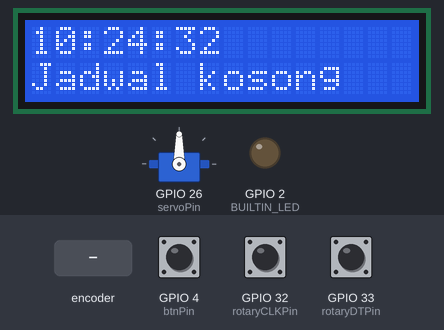
This program was run on a simulated ESP32. Parts: servo, 16×2 character LCD, output pins drawn as LEDs (lit = HIGH). The inputs (shaded band) are chosen by the test bench; at power-on: GPIO 4 (btnPin) HIGH, GPIO 32 (rotaryCLKPin) HIGH, GPIO 33 (rotaryDTPin) HIGH. WiFi joins after 1.5 s; servers stay silent unless stated; the local clock reads 2024-03-15 10:24:30 at power-on unless the program sets it; EEPROM starts erased; what the program prints to the serial monitor is not drawn.

Above: at 2.7 s.
2.8 s: GPIO 4 (btnPin) pulled LOW for 0.15 s
At 3.8 s:
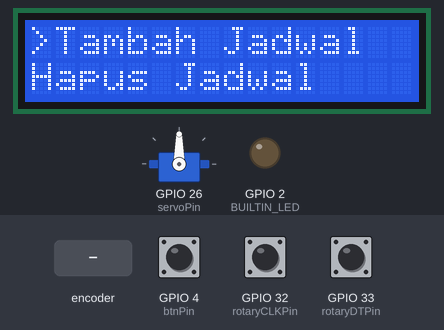
4.4 s: rotary encoder on GPIO 32 (rotaryCLKPin) / GPIO 33 (rotaryDTPin) turned 2 steps (second pin leading)
At 5.9 s:
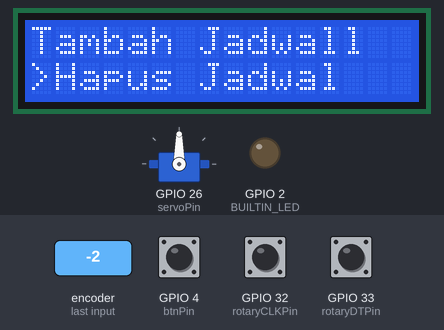
6.3 s: rotary encoder on GPIO 32 (rotaryCLKPin) / GPIO 33 (rotaryDTPin) turned 1 step (first pin leading)
At 7.6 s:
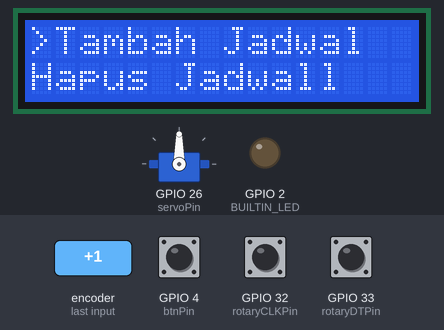
8.0 s: GPIO 4 (btnPin) pulled LOW for 1 s
At 8.9 s:
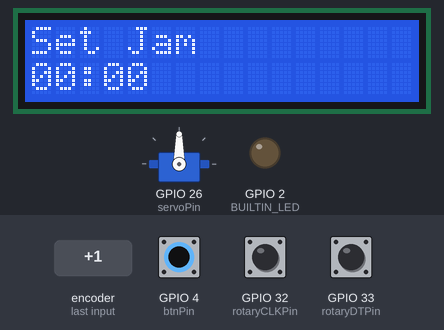
10.5 s: GPIO 4 (btnPin) pulled LOW for 0.15 s
At 11.2 s:
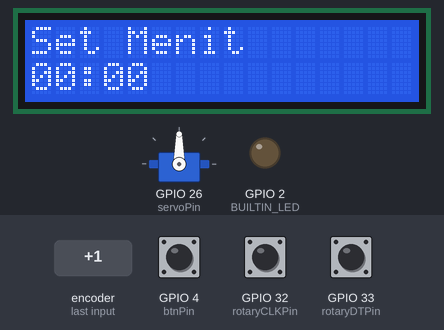
12.1 s: GPIO 4 (btnPin) pulled LOW for 3.2 s
At 13.8 s:
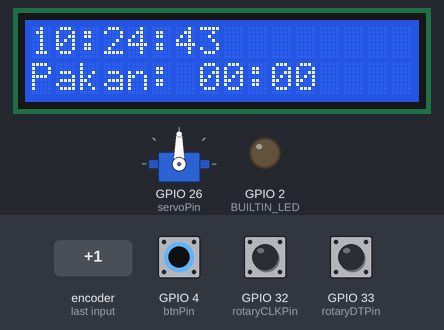
Timing chart, 0 to 15.3 s (numbered marks = the images above; inputs shaded):
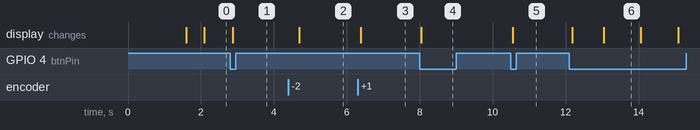

Measured:
- after the input at 2.8 s, the display: changes after 0.07 s (image 1)
- after the input at 4.4 s, the display: changes after 0.30 s (image 2)
- after the input at 6.3 s, the display: changes after 0.08 s (image 3)
- after the input at 8.0 s, the display: changes at once (image 4)
- after the input at 10.5 s, the display: changes after 0.05 s (image 5)
- after the input at 12.1 s, the display: first changes after 0.09 s (image 6 shows a later state)
- what the display in image 6 shows lasts 1.1 s, from 13.0 s to 14.1 s

The program:

main.cpp
```cpp
#include <Arduino.h>
#include <WifiCon.h>
#include <ESP32Servo.h>
#include <time.h>
#include <Wire.h>
#include <LiquidCrystal_I2C.h>
#include "Data.h"
#include "HttpCon.h"

enum DisplayState
{
    STATE_DEFAULT,
    STATE_MENU,
    STATE_ADD_HOUR,
    STATE_ADD_MINUTE,
    STATE_DELETE
};

const int btnPin = 4;
const int servoPin = 26;
const int lcdSDAPin = 21;
const int lcdSCLPin = 22;
const int rotarySWPin = 25;
const int rotaryDTPin = 33;
const int rotaryCLKPin = 32;
volatile bool buttonPressed = false;
volatile unsigned long lastInterrupt = 0;

volatile DisplayState currentState = STATE_DEFAULT;
int menuIndex = 0;
int selectedDeleteIndex = 0;
uint8_t tempHour = 0;
uint8_t tempMinute = 0;

const char *modelName = "PakanOtomatis-v1"; // Nama model device
const size_t MAX_TIMES = 20;
uint8_t times[MAX_TIMES][3];
size_t loaded = 0;

volatile uint8_t lastHour = 255;
volatile uint8_t lastMinute = 255;
volatile uint8_t lastSecond = 255;
volatile uint8_t lastPostHour = 255;
volatile uint8_t lastPostMinute = 255;

Servo servo;
LiquidCrystal_I2C lcd(0x27, 16, 2);

void TaskServo(void *pvParameters);
void TaskPostData(void *pvParameters);
void TaskDisplay(void *pvParameters);
void IRAM_ATTR InterruptButton();
void getLocalTime(uint8_t &hour, uint8_t &minute, uint8_t &second);
bool isScheduledTime(uint8_t hour, uint8_t minute);

void setup()
{
    Serial.begin(9600);
    servo.attach(servoPin);
    pinMode(btnPin, INPUT_PULLUP);
    attachInterrupt(digitalPinToInterrupt(btnPin), InterruptButton, FALLING);

    Wire.begin(lcdSDAPin, lcdSCLPin);
    lcd.init();
    lcd.backlight();
    lcd.clear();

    pinMode(rotarySWPin, INPUT_PULLUP);
    pinMode(rotaryDTPin, INPUT_PULLUP);
    pinMode(rotaryCLKPin, INPUT_PULLUP);

    connectWifi();

    // Sync time with NTP server
    configTime(7 * 3600, 0, "pool.ntp.org", "time.nist.gov");
    Serial.println("Waiting for NTP time sync...");
    time_t now = time(nullptr);
    int attempts = 0;
    while (now < 24 * 3600 && attempts < 30)
    {
        delay(500);
        now = time(nullptr);
        attempts++;
    }
    Serial.println();

    if (loadSettings(times, loaded, MAX_TIMES))
    {
        Serial.print("Loaded ");
        Serial.print(loaded);
        Serial.println(" entries from flash:");
        for (size_t i = 0; i < loaded; ++i)
        {
            Serial.print("  ");
            Serial.print(i);
            Serial.print(": ");
            Serial.print(times[i][0]);
            Serial.print(":");
            Serial.print(times[i][1]);
            Serial.print(":");
            Serial.println(times[i][2]);
        }
    }
    else
    {
        Serial.println("No saved times or read error");
    }

    xTaskCreatePinnedToCore(TaskServo, "Servo", 4096, NULL, 1, NULL, 1);
    xTaskCreatePinnedToCore(TaskPostData, "PostData", 8192, NULL, 1, NULL, 0);
    xTaskCreatePinnedToCore(TaskDisplay, "Display", 4096, NULL, 1, NULL, 1);
}

void loop() {}

// Get current local time
void getLocalTime(uint8_t &hour, uint8_t &minute, uint8_t &second)
{
    time_t now = time(nullptr);
    struct tm *timeinfo = localtime(&now);

    hour = timeinfo->tm_hour;
    minute = timeinfo->tm_min;
    second = timeinfo->tm_sec;
}

// Check if the given hour and minute match any scheduled time
bool isScheduledTime(uint8_t hour, uint8_t minute)
{
    for (size_t i = 0; i < loaded; ++i)
    {
        if (times[i][0] == hour && times[i][1] == minute)
        {
            return true;
        }
    }
    return false;
}

int readEncoder()
{
    static int lastCLK = HIGH;
    int currentCLK = digitalRead(rotaryCLKPin);

    if (currentCLK != lastCLK && currentCLK == LOW) {
        if (digitalRead(rotaryDTPin) != currentCLK) {
            lastCLK = currentCLK;
            return 1;
        } else {
            lastCLK = currentCLK;
            return -1;
        }
    }

    lastCLK = currentCLK;
    return 0;
}

bool getNextSchedule(uint8_t hour, uint8_t minute, uint8_t &nextHour, uint8_t &nextMinute)
{
    if (loaded == 0) return false;

    int currentTime = hour * 60 + minute;
    int smallestDiff = 24 * 60 + 1;
    int nextSchedule = -1;

    for (size_t i = 0; i < loaded; i++) {
        int scheduleTime = times[i][0] * 60 + times[i][1];
        int diff = scheduleTime - currentTime;

        if (diff <= 0) diff += 24 * 60;
        if (diff < smallestDiff) {
            smallestDiff = diff;
            nextSchedule = i;
        }
    }

    // if (nextSchedule == -1) return false;

    nextHour = times[nextSchedule][0];
    nextMinute = times[nextSchedule][1];
    return true;
}

void TaskServo(void *pvParameters)
{
    (void)pvParameters;
    uint8_t currentHour, currentMinute, currentSecond;

    while (1)
    {
        getLocalTime(currentHour, currentMinute, currentSecond);

        // Check if current time matches any scheduled time
        // Only trigger once per minute to prevent multiple activations
        if ((currentHour != lastHour || currentMinute != lastMinute) &&
            isScheduledTime(currentHour, currentMinute))
        {
            Serial.print("Servo triggered at: ");
            Serial.print(currentHour);
            Serial.print(":");
            Serial.print(currentMinute);
            Serial.println();

            // Update last triggered time
            lastHour = currentHour;
            lastMinute = currentMinute;

            // Run servo sequence
            for (int i = 0; i <= 180; ++i)
            {
                servo.write(i);
                vTaskDelay(pdMS_TO_TICKS(15));
            }
            for (int i = 180; i >= 0; --i)
            {
                servo.write(i);
                vTaskDelay(pdMS_TO_TICKS(15));
            }
        }

        vTaskDelay(pdMS_TO_TICKS(500)); // Check every 500ms
    }
}

void TaskDisplay(void *pvParameters) {
    (void)pvParameters;
    uint8_t currentHour, currentMinute, currentSecond, nextHour, nextMinute;
    DisplayState lastState = STATE_DEFAULT;
    int hour, minute;
    char timeStr[20];

    while (1)
    {
        getLocalTime(currentHour, currentMinute, currentSecond);
        int encoderDelta = readEncoder();

        // read encoder input
        switch (currentState) {
            case STATE_MENU:
                menuIndex += encoderDelta;
                menuIndex = constrain(menuIndex, 0, 1);
                break;
            case STATE_ADD_HOUR:
                hour = tempHour + encoderDelta;
                if (hour > 23) hour = 0;
                if (hour < 0) hour = 23;
                tempHour = hour;
                break;
            case STATE_ADD_MINUTE:
                minute = tempMinute + encoderDelta;
                if (minute > 59) minute = 0;
                if (minute < 0) minute = 59;
                tempMinute = minute;
                break;;
            case STATE_DELETE:
                selectedDeleteIndex += encoderDelta;
                selectedDeleteIndex = constrain(
                    selectedDeleteIndex,
                    0,
                    loaded - 1
                );
                break;
        }

        // change display state if button interrupt is pressed
        if (buttonPressed) {
            bool exist = false;
            buttonPressed = false;

            switch (currentState) {
                case STATE_DEFAULT:
                    currentState = STATE_MENU;
                    break;
                case STATE_MENU:
                    if (menuIndex == 0) {
                        tempHour = 0;
                        tempMinute = 0;
                        currentState= STATE_ADD_HOUR;
                    } else {
                        selectedDeleteIndex = 0;
                        loaded == 0 ? currentState = STATE_DEFAULT :
                        currentState = STATE_DELETE;
                    }
                    break;
                case STATE_ADD_HOUR:
                    currentState = STATE_ADD_MINUTE;
                    break;
                case STATE_ADD_MINUTE:
                    // save
                    for (size_t i = 0; i < loaded; i++) {
                        if(times[i][0] == tempHour && times[i][1] == tempMinute) {
                            exist = true;
                            break;
                        }
                    }
                    if (!exist && loaded < MAX_TIMES) {
                        times[loaded][0] = tempHour;
                        times[loaded][1] = tempMinute;
                        times[loaded][2] = 0;

                        loaded++;
                        saveSettings(times, loaded);
                    }
                    currentState = STATE_DEFAULT;
                    break;
                case STATE_DELETE:
                    // delete
                    if (loaded > 0) {
                        memmove(
                            &times[selectedDeleteIndex],
                            &times[selectedDeleteIndex + 1],
                            (loaded - selectedDeleteIndex - 1) * sizeof(times[0]));

                        loaded--;
                        saveSettings(times, loaded);
                    }
                    currentState = STATE_DEFAULT;
                    break;
            }
        }

        if(lastState != currentState){
            lcd.clear();
            lastState = currentState;
        }

        // text to display
        switch (currentState) {
            case STATE_DEFAULT:
                snprintf(timeStr, sizeof(timeStr), "%02d:%02d:%02d",
                        currentHour, currentMinute, currentSecond);
                lcd.setCursor(0, 0);
                lcd.print(timeStr);

                lcd.setCursor(0, 1);
                if (getNextSchedule(currentHour, currentMinute, nextHour, nextMinute)) {
                    snprintf(timeStr, sizeof(timeStr), "Pakan: %02d:%02d",
                            nextHour, nextMinute);
                    lcd.print("                ");
                    lcd.setCursor(0, 1);
                    lcd.print(timeStr);
                } else lcd.print("Jadwal kosong");
                break;
            case STATE_MENU:
                lcd.setCursor(0, 0);
                if (menuIndex == 0) {
                    lcd.setCursor(0, 0);
                    lcd.print(">Tambah Jadwal");
                    lcd.setCursor(0, 1);
                    lcd.print("Hapus Jadwal");
                } else {
                    lcd.setCursor(0, 0);
                    lcd.print("Tambah Jadwal");
                    lcd.setCursor(0, 1);
                    lcd.print(">Hapus Jadwal");
                }
                break;
            case STATE_ADD_HOUR:
                lcd.setCursor(0,0);
                lcd.print("Set Jam");

                lcd.setCursor(0,1);
                if (tempHour < 10) lcd.print("0");
                lcd.print(tempHour);
                lcd.print(":");
                lcd.print("00");
                break;
            case STATE_ADD_MINUTE:
                lcd.setCursor(0,0);
                lcd.print("Set Menit");

                lcd.setCursor(0,1);
                if (tempHour < 10) lcd.print("0");
                lcd.print(tempHour);
                lcd.print(":");
                if (tempMinute < 10) lcd.print("0");
                lcd.print(tempMinute);
                break;
            case STATE_DELETE:
                // list jadwal
                lcd.setCursor(0,0);
                lcd.print("Hapus Jadwal");

                lcd.setCursor(0,1);
                snprintf(timeStr, sizeof(timeStr), "%02d:%02d",
                        times[selectedDeleteIndex][0], times[selectedDeleteIndex][1]);
                lcd.print(timeStr);
                break;
        }

        vTaskDelay(pdMS_TO_TICKS(50));
    }
}

void TaskPostData(void *pvParameters)
{
    (void)pvParameters;
    uint8_t currentHour, currentMinute, currentSecond;
    char timeStr[20];

    while (1)
    {
        getLocalTime(currentHour, currentMinute, currentSecond);

        // Send data every hour (only once per hour)
        if ((currentHour != lastPostHour || currentMinute != lastPostMinute) &&
            currentMinute == 0) // Send at the beginning of each hour
        {
            Serial.print("Posting data at: ");
            Serial.print(currentHour);
            Serial.print(":");
            Serial.print(currentMinute);
            Serial.println();

            // Format time string as HH:MM:SS
            snprintf(timeStr, sizeof(timeStr), "%02d:%02d:%02d",
                     currentHour, currentMinute, currentSecond);

            // Send data to server
            postData(modelName, timeStr);

            // Update last post time
            lastPostHour = currentHour;
            lastPostMinute = currentMinute;

            vTaskDelay(pdMS_TO_TICKS(2000)); // Wait 2 seconds before next check
        }

        vTaskDelay(pdMS_TO_TICKS(1000)); // Check every 1 second
    }
}

void IRAM_ATTR InterruptButton()
{
    unsigned long currentInterrupt = millis();
    if (currentInterrupt - lastInterrupt > 200)
    {
        buttonPressed = true;
        lastInterrupt = currentInterrupt;
    }
}
```

Data.h
```cpp
/* Header for data.cpp: save/load time entries to Preferences */
#ifndef DATA_H
#define DATA_H

#include <stdint.h>
#include <stddef.h>

// Save an array of times to flash. Each entry is 3 bytes: {hour, minute, second}.
void saveSettings(const uint8_t times[][3], size_t count);

// Load settings from flash into provided buffer.
// - `times` must point to a buffer able to hold up to `maxCount` entries.
// - On success, `count` will be set to the number of entries read.
// Returns true on success, false on failure.
bool loadSettings(uint8_t times[][3], size_t &count, size_t maxCount);

#endif // DATA_H
```

HttpCon.h
```cpp
#ifndef HTTP_CON_H
#define HTTP_CON_H

void postData(const char *modelName, const char *timeStr);

#endif
```

WifiCon.h
```cpp
#ifndef WIFI_CON_H
#define WIFI_CON_H

void connectWifi();

#endif
```

Data.cpp
```cpp
#include <Preferences.h>
#include <stdint.h>
#include <stddef.h>

const char *preferencesName = "test";

Preferences preferences;

// Save an array of times to flash. Each entry is 3 bytes: {hour, minute, second}.
// - `times` is a pointer to an array of `count` elements, each element is uint8_t[3].
// - `count` is the number of time entries.
void saveSettings(const uint8_t times[][3], size_t count)
{
    preferences.begin(preferencesName, false);

    uint16_t c = (uint16_t)count;
    preferences.putBytes("count", &c, sizeof(c));

    if (count > 0)
    {
        preferences.putBytes("times", times, (size_t)c * 3);
    }

    preferences.end();
}

// Load settings from flash into provided buffer.
// - `times` must point to a buffer able to hold up to `maxCount` entries.
// - On success, `count` will be set to the number of entries actually read.
// Returns true on success, false on failure or if no data present.
bool loadSettings(uint8_t times[][3], size_t &count, size_t maxCount)
{
    preferences.begin(preferencesName, true);

    uint16_t c = 0;
    size_t got = preferences.getBytes("count", &c, sizeof(c));
    if (got != sizeof(c))
    {
        preferences.end();
        count = 0;
        return false;
    }

    if (c == 0)
    {
        preferences.end();
        count = 0;
        return true;
    }

    if ((size_t)c > maxCount)
    {
        c = (uint16_t)maxCount;
    }

    size_t expected = (size_t)c * 3;
    size_t read = preferences.getBytes("times", times, expected);
    preferences.end();

    if (read != expected)
    {
        count = 0;
        return false;
    }

    count = c;
    return true;
}
```

HttpCon.cpp
```cpp
#include <HTTPClient.h>
#include <ArduinoJson.h>
#include <Arduino.h>

const char *server = "https://iot-data-server.vercel.app/feeder";

void postData(const char *modelName, const char *timeStr)
{
    StaticJsonDocument<200> doc;

    doc["model"] = modelName;
    doc["time"] = timeStr;

    String body;
    serializeJson(doc, body);

    Serial.print("Sending: ");
    Serial.println(body);

    HTTPClient http;
    http.begin(server);
    http.addHeader("Content-Type", "application/json");
    int resCode = http.POST(body);

    if (resCode > 0)
    {
        String res = http.getString();
        Serial.print("Response: ");
        Serial.println(res);
    }
    else
    {
        Serial.print("POST failed, error code: ");
        Serial.println(resCode);
    }
}
```

WifiCon.cpp
```cpp
#include <WiFi.h>

const char *ssid = "Crzx";
const char *password = "CrzxaExe3";

const char *hostname = "Feeder";

#define BUILTIN_LED 2

void connectWifi()
{
    pinMode(BUILTIN_LED, OUTPUT);
    WiFi.setHostname(hostname);
    WiFi.begin(ssid, password);
    Serial.print("Connecting to wifi");

    while (WiFi.status() != WL_CONNECTED)
    {
        delay(500);
        Serial.print(".");
    }
}
```
